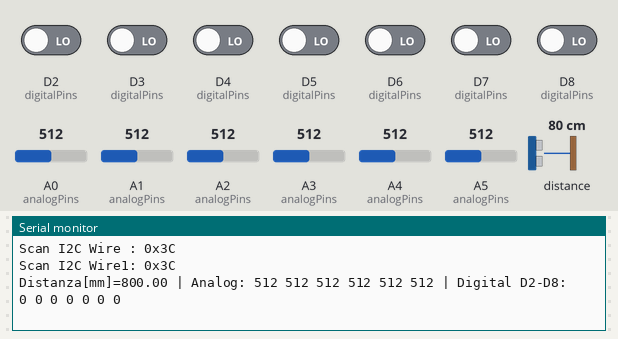
Bench run of a sketch on a simulated Arduino Uno R4 WiFi. Shown: the last lines printed to the serial monitor. The inputs (shaded band) are chosen by the test bench; at power-on: D2 (digitalPins), D3 (digitalPins), D4 (digitalPins), D5 (digitalPins), D6 (digitalPins), D7 (digitalPins), D8 (digitalPins) LOW, distance to the obstacle 80 cm, A0 (analogPins) = 512, A1 (analogPins) = 512, A2 (analogPins) = 512, A3 (analogPins) = 512, A4 (analogPins) = 512, A5 (analogPins) = 512.

Above: at 2.7 s.
2.8 s: distance to the obstacle set to 2 cm
At 4.1 s:
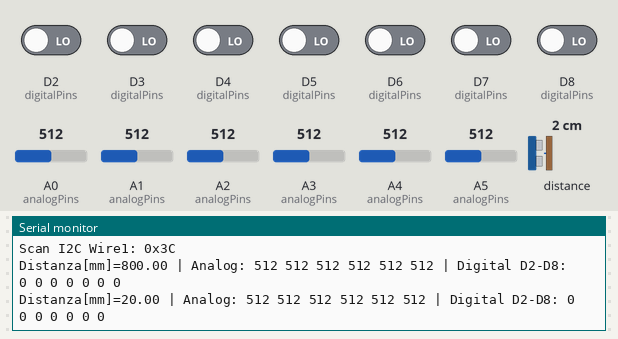
4.3 s: A0 (analogPins) set to 716
At 5.4 s:
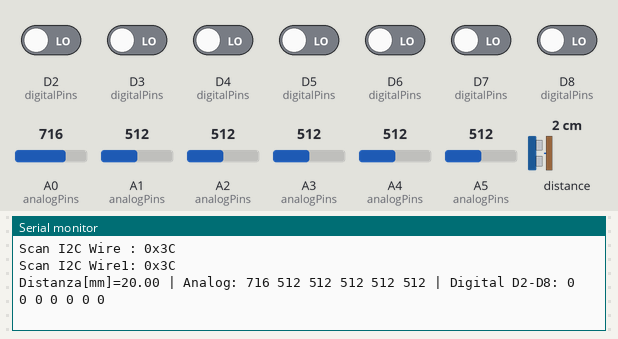
5.8 s: A1 (analogPins) set to 716
At 7.1 s:
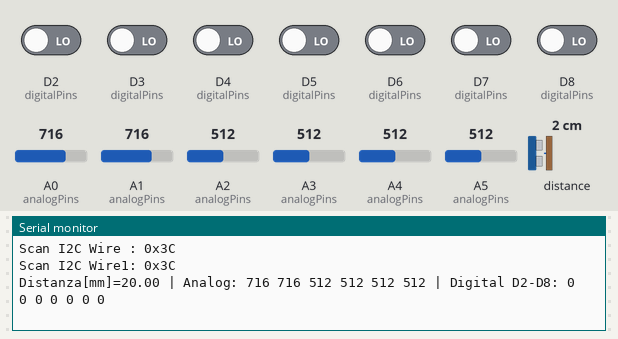
7.3 s: A2 (analogPins) set to 716
At 8.4 s:
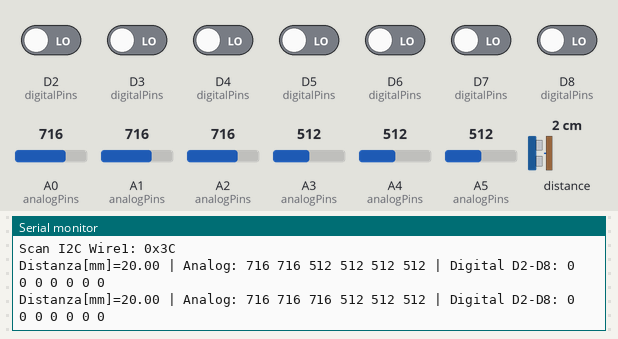
8.8 s: A3 (analogPins) set to 716
At 8.8 s:
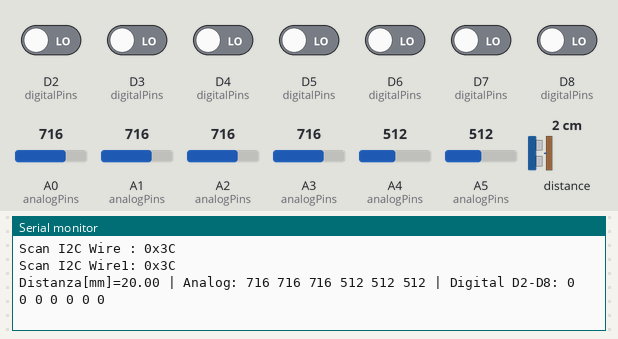
10.3 s: A4 (analogPins) set to 716
At 11.5 s:
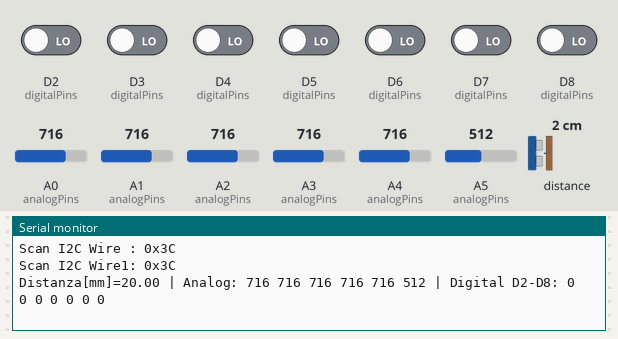

The sketch:

unoq_diag.ino
```cpp
// Diagnostica Arduino UNO Q: Modulino Distance (Qwiic) + Seeed Grove Base Shield (4 periferiche)
// - Scansione I2C su Wire (header Grove/UNO) e Wire1 (connettore Qwiic)
// - Lettura Modulino Distance
// - Lettura grezza dei pin analogici A0-A5 e digitali D2-D8 (porte Grove)
#include <Wire.h>
#include <Arduino_Modulino.h>

ModulinoDistance distance;
bool distanceOk = false;

const uint8_t analogPins[] = {A0, A1, A2, A3, A4, A5};
const uint8_t digitalPins[] = {2, 3, 4, 5, 6, 7, 8};

void scanBus(TwoWire &bus, const char *name) {
  Serial.print("Scan I2C "); Serial.print(name); Serial.print(": ");
  uint8_t found = 0;
  for (uint8_t addr = 1; addr < 127; addr++) {
    bus.beginTransmission(addr);
    if (bus.endTransmission() == 0) {
      Serial.print("0x"); Serial.print(addr, HEX); Serial.print(' ');
      found++;
    }
  }
  if (!found) Serial.print("nessun dispositivo");
  Serial.println();
}

void setup() {
  Serial.begin(115200);
  delay(1500);
  Serial.println("=== UNO Q diagnostica ===");

  Wire.begin();
  Wire1.begin();
  scanBus(Wire, "Wire ");
  scanBus(Wire1, "Wire1");

  Modulino.begin();
  distanceOk = distance.begin();
  Serial.print("Modulino Distance: ");
  Serial.println(distanceOk ? "OK" : "NON TROVATO");

  for (uint8_t p : digitalPins) pinMode(p, INPUT);
}

void loop() {
  static uint32_t last = 0;
  if (millis() - last > 2000) {
    last = millis();
    scanBus(Wire, "Wire ");
    scanBus(Wire1, "Wire1");
    if (!distanceOk) { distanceOk = distance.begin(); }
  }
  if (distanceOk && distance.available()) {
    Serial.print("Distanza[mm]="); Serial.print(distance.get());
  } else {
    Serial.print("Distanza[mm]=n/d");
  }

  Serial.print(" | Analog:");
  for (uint8_t p : analogPins) { Serial.print(' '); Serial.print(analogRead(p)); }

  Serial.print(" | Digital D2-D8:");
  for (uint8_t p : digitalPins) { Serial.print(' '); Serial.print(digitalRead(p)); }
  Serial.println();
  delay(1000);
}
```

Measured:
- after the input at 2.8 s, the serial monitor: prints a new line after 0.76 s (image 1)
- after the input at 4.3 s, the serial monitor: prints a new line after 0.29 s (image 2)
- after the input at 5.8 s, the serial monitor: prints a new line after 0.82 s (image 3)
- after the input at 7.3 s, the serial monitor: prints a new line after 0.32 s (image 4)
- after the input at 10.3 s, the serial monitor: prints a new line after 0.38 s (image 6)
